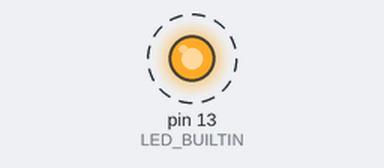
The sketch below on a simulated Arduino Uno, built with avr-gcc and run on an emulated ATmega328P. Shown: output pins drawn as LEDs (lit = HIGH). Dashed ring = blinking.

Above: at 0.5 s.
Timing chart, 0 to 3.5 s (numbered marks = the images above):
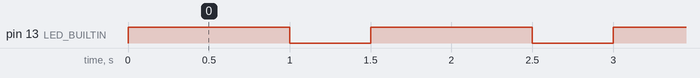

Measured:
- by itself, pin 13 (LED_BUILTIN): alternates HIGH for 1.0 s and LOW for 0.50 s

The sketch:

TP1_4.1.ino
```cpp
// the setup function runs once when you press reset or power the board
void setup() {
  // initialize digital pin LED_BUILTIN as an output.
  pinMode(LED_BUILTIN, OUTPUT);
}

// the loop function runs over and over again forever
void loop() {
  blinkLED();
  //blinkSOS();
}

void blinkLED() {
  digitalWrite(LED_BUILTIN, HIGH);
  delay(1000);
  digitalWrite(LED_BUILTIN, LOW);
  delay(500);
}

void blinkSOS() {
  //S -> 3 shorts
  for(int i=0; i<3; i++) {
    digitalWrite(LED_BUILTIN, HIGH);
    delay(500);
    digitalWrite(LED_BUILTIN, LOW);
    delay(500);
  }

  delay(1500); //break

  //O -> 3 long
  for(int i=0; i<3; i++) {
    digitalWrite(LED_BUILTIN, HIGH);
    delay(1500);
    digitalWrite(LED_BUILTIN, LOW);
    delay(500);
  }

  delay(1500); //break

  //S -> 3 shorts
  for(int i=0; i<3; i++) {
    digitalWrite(LED_BUILTIN, HIGH);
    delay(500);
    digitalWrite(LED_BUILTIN, LOW);
    delay(500);
  }

  delay(1500); //break;
}
```
